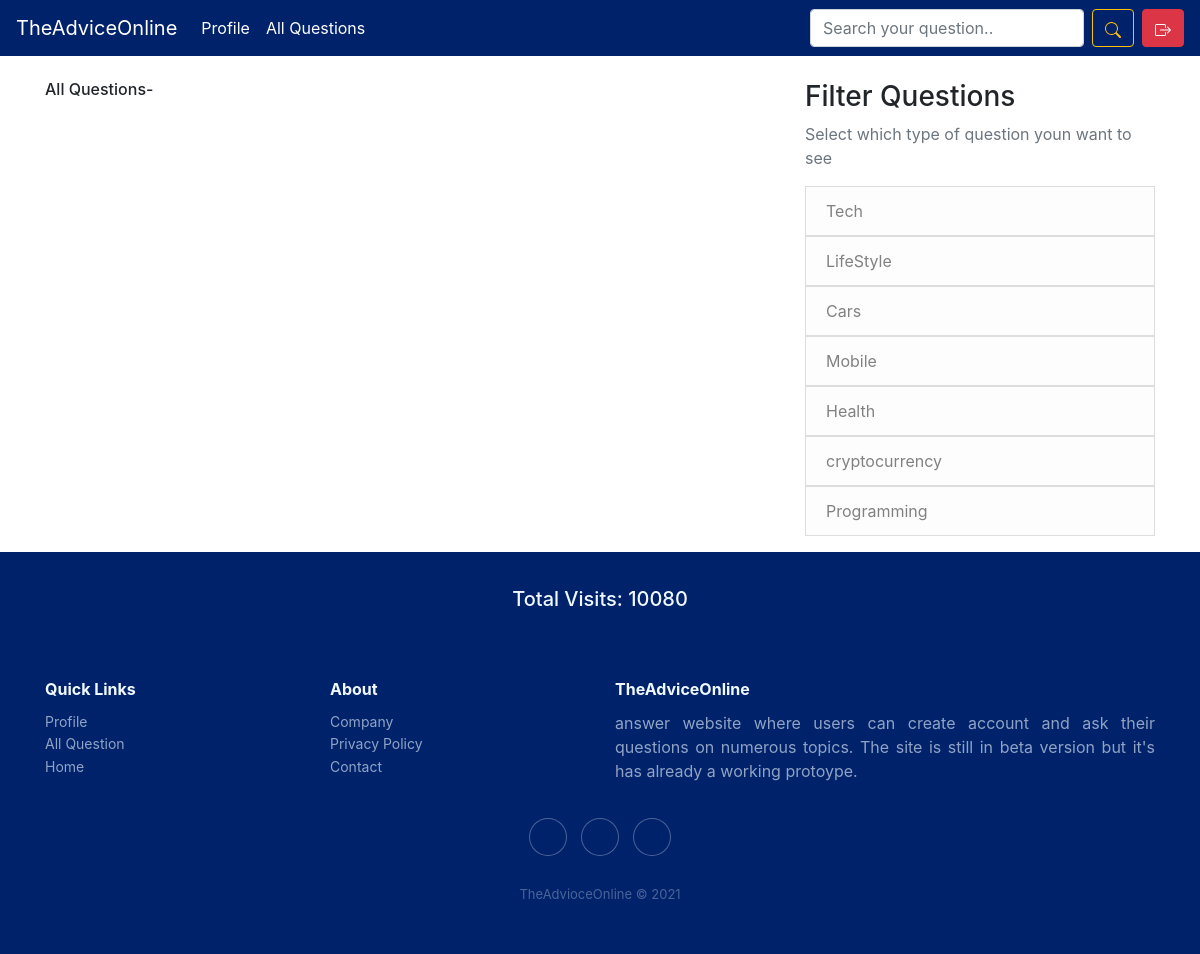
Screenshot of /all (signed in) with the database file from the repository.
### question/models.py (models this page shows, shortened)
class category(models.Model):
    cat = models.CharField(max_length=30)

class fun(models.Model):
    total = models.IntegerField(default=1)

### question/views.py (the view)
# urls.py: path('all', views.all_questins, name='all'),
def all_questins(request):
    object_set  = Question.objects.all().order_by('-asked_when')
    fun = f.objects.get(pk=1)
    cats = c.objects.all()
    p = Paginator(object_set, 10)
    page_number = request.GET.get('page')
    page_obj = p.get_page(page_number)
    return render(request, 'question/all.html', {'questions_set': page_obj, 'cats': cats, 'fun': fun})

### templates/question/all.html (shortened to what this page needs)
{% extends 'base.html' %}
{% block main_content %}
<h6 class=mt-4>All Questions- </h6>
{% endblock main_content %}

### templates/base.html (shortened to what this page needs)
<!DOCTYPE html>
<html>
<head>
    <link rel="stylesheet" href="https://cdn.jsdelivr.net/npm/bootstrap@4.6.0/dist/css/bootstrap.min.css">
    <link rel="stylesheet" href="https://cdnjs.cloudflare.com/ajax/libs/ionicons/2.0.1/css/ionicons.min.css">
</head>
<body>
    <nav class="navbar navbar-expand-lg navbar-dark bg-pial">
        <a class="navbar-brand" href="{% url 'home' %}">TheAdviceOnline</a>
        <div class="collapse navbar-collapse" id="navbarSupportedContent">
            <ul class="navbar-nav mr-auto">
                {% if user.is_authenticated %}
                <li class="nav-item active">
                  <a class="nav-link" href="{% url 'profile_handler' user.pk %}">Profile <span class="sr-only">(current)</span></a>
                </li>
                {% else %}
                <li class="nav-item active">
                  <a class="nav-link" href="{% url 'account_login' %}">Login <span class="sr-only">(current)</span></a>
                </li>
                {% endif %}
                <li class="nav-item active">
                  <a class="nav-link" href="{% url 'all' %}">All Questions <span class="sr-only">(current)</span></a>
                </li>
            </ul>
            <form action="{% url 'search' %}" class="form-inline my-2 my-lg-0" method="post">
                <input class="form-control mr-sm-2" type="search" name="search" placeholder="Search your question.." aria-label="Search">
                <button class="mr-2 btn btn-outline-warning my-2 my-sm-0" type="submit"></button>
            </form>
            {% if user.is_authenticated %}
            <a class="btn btn-danger" href="{% url 'account_logout' %}">
            </a>
            {% endif %}
        </div>
    </nav>
 <main role="main" class="container">
      <div class="row">
        <div class="col-lg-8">
          {% block main_content %}{% endblock main_content %}
        </div>
        <div class="col-lg-4 mt-4">
          <div class="content-section">
            {% if unanswered %}
          <h3>More</h3>
          <p class='text-muted'>You may also like to answer these questions too!
              <ul class="list-group">
                {% for i in unanswered %}
                  <a href="{% url 'sub_question' i.pk %}"><li class="list-group-item list-group-item-light">{{i.the_sub_question}}</li></a>
                {% endfor %}
              </ul>
            </p>
            {% else %}
            <h3>Filter Questions</h3>
            <p class='text-muted'>Select which type of question youn want to see
              <ul class="list-group">
              {% for x in cats %}
                <a href="{% url 'search2' x.pk %}"><li class="list-group-item list-group-item-light">{{x.cat}}</li></a>
              {% endfor %}
              </ul>
            </p>
            {% endif %}
          </div>
        </div>
      </div>
    </main>
<div class="footer-dark1">
  <br>
  <center><h5>Total Visits: {{fun.total}}</h5></center>
</div>
    <div class="footer-dark">
  <footer>
      <div class="container">
          <div class="row">
              <div class="col-sm-6 col-md-3 item">
                  <h3>Quick Links</h3>
                  <ul>
                    {% if user.is_authenticated %}
                      <li><a href="{% url 'profile_handler' user.pk %}">Profile</a></li>
                    {% endif %}
                      <li><a href="{% url 'all' %}">All Question</a></li>
                      <li><a href="{% url 'home' %}">Home</a></li>
                  </ul>
              </div>
              <div class="col-sm-6 col-md-3 item">
                  <h3>About</h3>
                  <ul>
                      <li><a href="{% url 'about_us' %}">Company</a></li>
                      <li><a href="{% url 'about_us' %}">Privacy Policy</a></li>
                      <li><a href="{% url 'about_us' %}">Contact</a></li>
                  </ul>
              </div>
              <div class="col-md-6 item text">
                  <h3>TheAdviceOnline</h3>
                  <p  class="text-justify">answer website where users can create account and ask their questions on numerous topics. The site is still in beta version but it's has already a working protoype.</p>
              </div>
              <div class="col item social"><a href="#"></a><a href="#"></a><a href="https://www.linkedin.com/in/advice-online-6b89a9220/"></a></div>
          </div>
          <p class="copyright">TheAdvioceOnline © 2021</p>
      </div>
  </footer>
</body>

### templates/base.html (style rules this page uses)
.bg-pial { background-color: #00226b; }
.footer-dark { padding:50px 0; color:#f0f9ff; background-color:#00226b; }
.footer-dark1 { padding: 11px; color:#f0f9ff; background-color:#00226b; }
.footer-dark h3 { margin-top:0; margin-bottom:12px; font-weight:bold; font-size:16px; }
.footer-dark ul { padding:0; list-style:none; line-height:1.6; font-size:14px; margin-bottom:0; }
.footer-dark ul a { color:inherit; text-decoration:none; opacity:0.6; }
.footer-dark .item.text { margin-bottom:36px; }
.footer-dark .item.text p { opacity:0.6; margin-bottom:0; }
.footer-dark .item.social { text-align:center; }
.footer-dark .item.social > a { font-size:20px; width:36px; height:36px; line-height:36px; display:inline-block; text-align:center; border-radius:50%; box-shadow:0 0 0 1px rgba(255,255,255,0.4); margin:0 8px; color:#fff; opacity:0.75; }
.footer-dark .copyright { text-align:center; padding-top:24px; opacity:0.3; font-size:13px; margin-bottom:0; }

### rows the page displays
category: cat "Tech"
category: cat "LifeStyle"
category: cat "Cars"
category: cat "Mobile"
category: cat "Health"
category: cat "cryptocurrency"
category: cat "Programming"
fun: total "10080"
